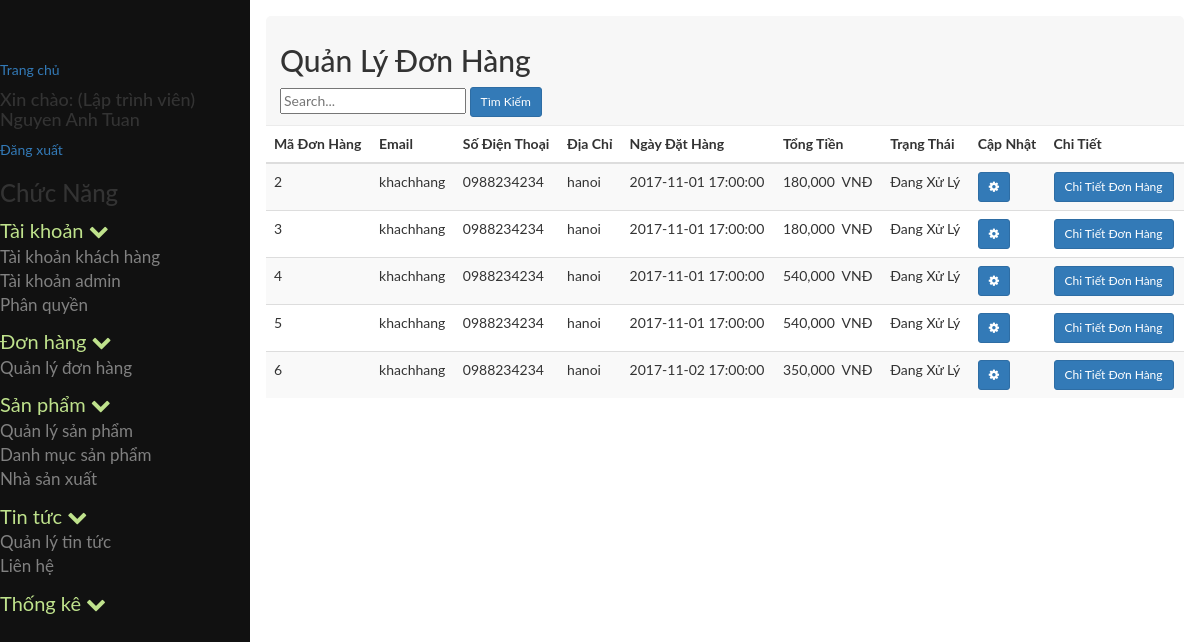
The app's page /admin/index.php?module=quanlydonhang (signed in) with its own data.
### tables this page shows
CREATE TABLE `tb_phanquyen` (
  `id` int(11) NOT NULL,
  `id_nhom` int(11) NOT NULL,
  `id_chucnang` int(11) NOT NULL
);

CREATE TABLE `tb_chucnang` (
  `id` int(11) NOT NULL,
  `ten` varchar(255) NOT NULL,
  `trangthai` tinyint(4) NOT NULL,
  `url` varchar(255) NOT NULL,
  `f_order` int(11) NOT NULL,
  `id_parent` int(11) NOT NULL,
  `nhanurl` varchar(255) NOT NULL,
  `hienthi` tinyint(4) NOT NULL,
  `bieutuong` varchar(255) NOT NULL
);

CREATE TABLE `tb_donhang` (
  `id_donhang` int(11) NOT NULL,
  `id_khachhang` int(11) NOT NULL,
  `diachi` varchar(250) NOT NULL,
  `sotien` float NOT NULL,
  `ngaydathang` timestamp NOT NULL DEFAULT CURRENT_TIMESTAMP ON UPDATE CURRENT_TIMESTAMP,
  `tinhtrang` varchar(20) NOT NULL
);

CREATE TABLE `tb_khachhang` (
  `id` int(11) NOT NULL,
  `email` varchar(100) NOT NULL,
  `matkhau` varchar(50) NOT NULL,
  `sodienthoai` varchar(20) NOT NULL,
  `ten` varchar(100) NOT NULL,
  `ngaysinh` date NOT NULL,
  `gioitinh` tinyint(10) NOT NULL,
  `diachi` varchar(255) NOT NULL,
  `trangthai` tinyint(4) NOT NULL
);

### admin/cores/loader.php (called while the page is built, shortened)
<?php
class loader
{
	public function view($name='',$data=array())
	{
		extract($data);
		include BASEPATH.'views/'.$name.'.php' ;
	}
}
?>

### admin/models/admin/phanquyenchucnang.php (called while the page is built, shortened)
<?php
include_once 'JATOVI_Model.php';
class phanquyenchucnang extends JATOVI_Model
{
	private $_table = "tb_phanquyen";
	private $_table2 = "tb_chucnang";
	public function getrole($id_nhom)
	{
		$sql = "SELECT * FROM {$this->_table}  INNER JOIN {$this->_table2} WHERE id_nhom = {$id_nhom} AND {$this->_table}.id_chucnang = {$this->_table2}.id ";
		$query = $this->connection->prepare($sql);
		$query->execute();
		$result = $query->fetchAll();
		return $result;
	}
}
$phanquyenchucnang = new phanquyenchucnang();
?>

### admin/models/admin/JATOVI_Model.php (called while the page is built, shortened)
<?php
class JATOVI_Model
{
	private $host = 'localhost';
	private $dbname = 'project_jatovi';
	private $dbuser = 'root';
	private $dbpass = '';
	function __construct()
	{
		try {
			$this->connection  = new PDO("mysql:host={$this->host};dbname={$this->dbname};charset=utf8",$this->dbuser,$this->dbpass);
		} catch (PDOException $e) {
			echo "(DB connection error) Lỗi kết nối cơ sở dữ liệu: ".$e->getMessage();
		}
	}
}
?>

### admin/models/admin/quanlydonhang_model.php (called while the page is built, shortened)
<?php
include_once 'JATOVI_Model.php';
class quanlydonhang_model extends JATOVI_Model
{
	public function getlist($search, $limit, $batdau)
	{
		$sql = "SELECT tb_donhang.diachi, tb_donhang.ngaydathang, tb_donhang.sotien, tb_donhang.tinhtrang,tb_donhang.id_donhang, tb_khachhang.email, tb_khachhang.sodienthoai
				FROM (tb_donhang INNER JOIN tb_khachhang ON tb_khachhang.id = tb_donhang.id_khachhang) where tb_khachhang.email like '%$search%' limit $batdau, $limit";
		$query = $this->connection->prepare($sql);
 		$query->execute();
		$result = $query->fetchAll();
		return $result;
	}
}
$quanlydonhang_model = new quanlydonhang_model();
?>

### admin/views/donhang/quanlydonhang.php (the view, shortened to what this page needs)
<div class="row">
	<div class="col-md-12">
		<div class="popover-title">
			<h2>Quản Lý Đơn Hàng</h2>
            <div  id="timkiem">
            	<form method="post" action="<?=base_url."index.php?module=quanlydonhang&action=index"?>">
                	<input type="text" name="timkiem" placeholder="Search..."      value="<?= $search;?>" />
                 	<input type="submit" value="Tìm Kiếm" class="btn btn-primary btn-sm" >
            	</form>
            </div>
		</div>
	</div>
</div>
<div class="row">
	<div class="col-md-12">
		<div class="">
			<table class="table table-striped">
				<thead>
					<tr>
						<th>Mã Đơn Hàng</th>
						<th>Email</th>
						<th>Số Điện Thoại</th>
						<th>Địa Chỉ</th>
                        <th>Ngày Đặt Hàng</th>
						<th>Tổng Tiền</th>
						<th>Trạng Thái</th>
						<th>Cập Nhật</th>
						<th>Chi Tiết</th>
					</tr>
				</thead>
				<tbody>
                        <?php if ($list==NULL){ ?>
						<tr>
							<td colspan="15">Không Đơn Hàng</td>
						</tr>
					<?php }else { ?>
					<?php foreach ($list as $value):?>
						<tr>
							<td><?= $value['id_donhang'];?></td>
							<td><?= $value['email'];?></td>
							<td><?= $value['sodienthoai'];?></td>
                            <td><?= $value['diachi'];?></td>
                            <td><?= $value['ngaydathang'];?></td>
							<td><?=number_format($value['sotien'])."&nbsp; VNĐ";?></td>
                            <td><?php if($value['tinhtrang']==0){echo "Đã Huỷ";}
										else if($value['tinhtrang']==1){echo "Đang Xử Lý";}
										else if($value['tinhtrang']==2){echo "Hoàn Thành";}?></td>
                            <td >
								<a href="#capnhat<?=$value['id_donhang'];?>" class="btn btn-primary  btn-sm" data-toggle="modal">
									<i class="fa fa-cog" aria-hidden="true"></i>
								</a>
							</td>
							<td>
								<a href="<?=base_url."index.php?module=quanlydonhang&action=chitiet&id=".$value['id_donhang']?>"class="btn btn-primary btn-sm" data-toggle="modal">
									Chi Tiết Đơn Hàng
								</a>
							</td>
					<?php endforeach;?>
                    <?php }?>
				</tbody>
			</table>
		</div>
	</div>
</div>

### admin/views/admin/partial/sidebar.php (shortened to what this page needs)
<?php
	include_once BASEPATH.'models/admin/phanquyenchucnang.php';
	$chucnang = $phanquyenchucnang->getrole($_SESSION['userGroup']);
	$menu = array();
	foreach ($chucnang as $p) {
		if ($p['id_parent']==0) {
			$child=array();
			foreach ($chucnang as $p2) {
				if ($p2['id_parent']==$p['id']) {
					$child[]=$p2;
				}
			}
			$menu[]=array(
				'parent'=>$p,
				'child'=>$child
			);
		}
	}
?>
<nav class="sidenav" id="mySidenav">
	<a href="<?=base_url?>index.php">Trang chủ</a>
	<h4>Xin chào: <?='('.$_SESSION['userChucdanh'].')'?> <?=$_SESSION['userName']?></h4>
	<a href="<?=base_url?>index.php?module=page&action=page_logout">Đăng xuất</a>
	<h3>Chức Năng</h3>
	<?php foreach($menu as $value): ?>
		<ul>
			<li>
				<a class="parent_text">
					<?php echo $value['parent']['ten']; ?>
					<span class="fa fa-chevron-down"></span>
				</a>
				<ul>
					<?php foreach($value['child'] as $child): ?>
						<li class="<?=$child['hienthi']==0?"hidden":""?>">
							<a href="<?=base_url.'index.php?module='.$child['url']?>">
								<?=$child['ten']?>
							</a>
						</li>
					<?php endforeach; ?>
				</ul>
			</li>
		</ul>
	<?php endforeach; ?>
</nav>

### admin/public/scripts/css/style.css (style rules this page uses)
body { font-family: "Lato", sans-serif; }
body .sidenav { height: 100%; width: 250px; position: fixed; z-index: 1; top: 0; left: 0; background-color: #111; overflow-x: hidden; transition: 0.5s; padding-top: 60px; }
body .sidenav ul { list-style-type: none; padding-left: 0px; }
body .sidenav ul li a { text-decoration: none; font-size: 17px; color: #818181; display: block; transition: 0.3s; }
body .sidenav ul li .parent_text { font-size: 20px; color: #BFE28C; }

### records on screen
tb_phanquyen: id_chucnang.ten "Tài khoản"
tb_phanquyen: id_chucnang.ten "Tài khoản khách hàng"
tb_phanquyen: id_chucnang.ten "Tài khoản admin"
tb_phanquyen: id_chucnang.ten "Phân quyền"
tb_phanquyen: id_chucnang.ten "Đơn hàng"
tb_phanquyen: id_chucnang.ten "Quản lý đơn hàng"
tb_phanquyen: id_chucnang.ten "Sản phẩm"
tb_phanquyen: id_chucnang.ten "Quản lý sản phẩm"
tb_phanquyen: id_chucnang.ten "Danh mục sản phẩm"
tb_phanquyen: id_chucnang.ten "Nhà sản xuất"
tb_phanquyen: id_chucnang.ten "Tin tức"
tb_phanquyen: id_chucnang.ten "Quản lý tin tức"
tb_phanquyen: id_chucnang.ten "Liên hệ"
tb_phanquyen: id_chucnang.ten "Thống kê"
tb_donhang: id_donhang "2", id_khachhang.email "khachhang", id_khachhang.sodienthoai "0988234234", diachi "hanoi", ngaydathang "2017-11-01 17:00:00", sotien "180,000", tinhtrang "Đang Xử Lý"
tb_donhang: id_donhang "3", id_khachhang.email "khachhang", id_khachhang.sodienthoai "0988234234", diachi "hanoi", ngaydathang "2017-11-01 17:00:00", sotien "180,000", tinhtrang "Đang Xử Lý"
tb_donhang: id_donhang "4", id_khachhang.email "khachhang", id_khachhang.sodienthoai "0988234234", diachi "hanoi", ngaydathang "2017-11-01 17:00:00", sotien "540,000", tinhtrang "Đang Xử Lý"
tb_donhang: id_donhang "5", id_khachhang.email "khachhang", id_khachhang.sodienthoai "0988234234", diachi "hanoi", ngaydathang "2017-11-01 17:00:00", sotien "540,000", tinhtrang "Đang Xử Lý"
tb_donhang: id_donhang "6", id_khachhang.email "khachhang", id_khachhang.sodienthoai "0988234234", diachi "hanoi", ngaydathang "2017-11-02 17:00:00", sotien "350,000", tinhtrang "Đang Xử Lý"

### other values on screen
$_SESSION['userChucdanh'] "Lập trình viên"
$_SESSION['userName'] "Nguyen Anh Tuan"
